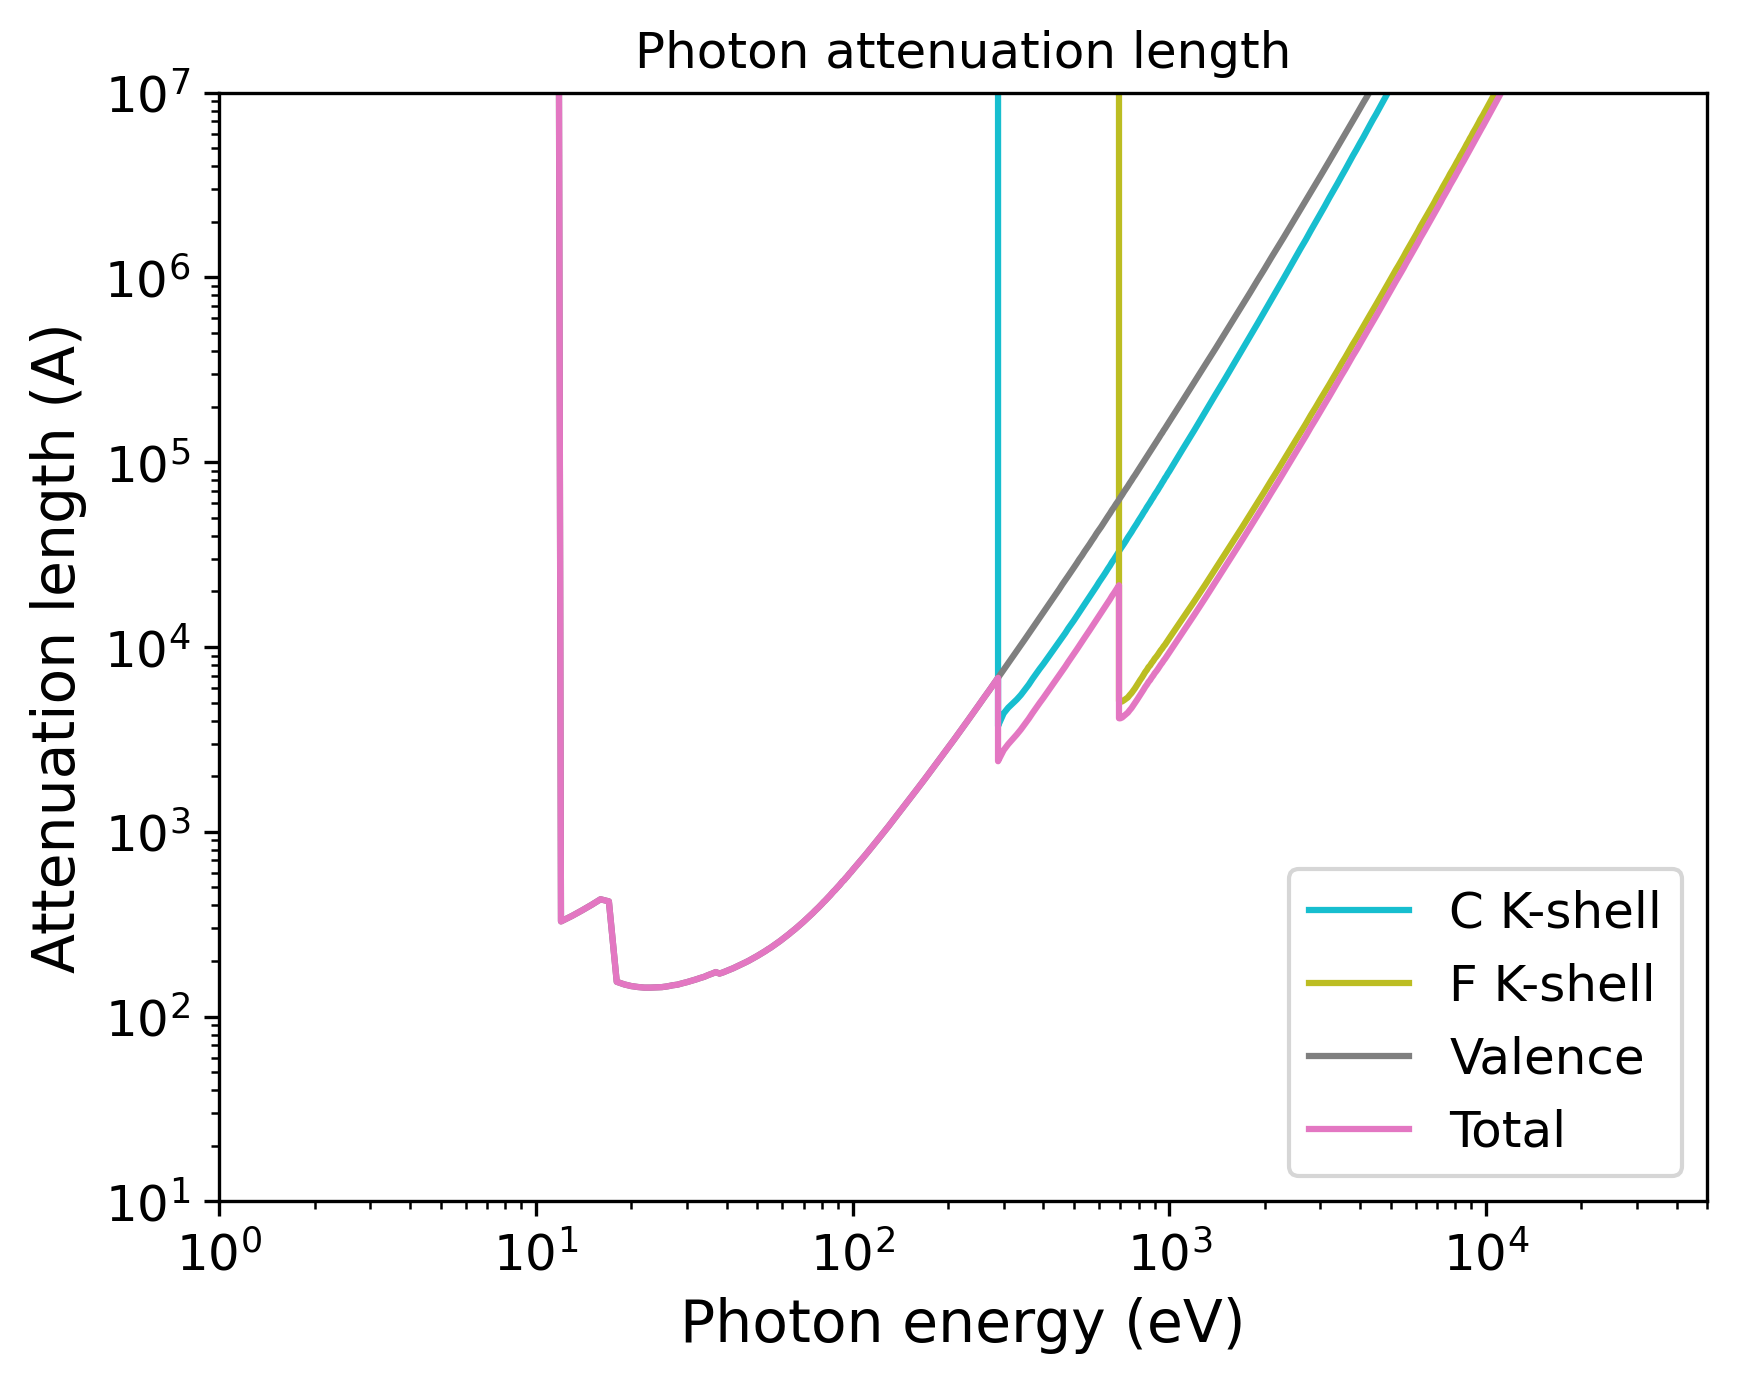

Generate this figure with Python:
import pandas as pd
import numpy as np
import matplotlib.pyplot as plt
import matplotlib.cm as cm
# Set the format:
plt.xlabel("Photon energy (eV)", fontsize=14)
plt.ylabel("Attenuation length (A)", fontsize=14)
plt.xticks(fontsize=12)
plt.yticks(fontsize=12)
plt.grid(False)
# Set the axes:
# Read the output file:
df = pd.read_csv(r"OUTPUT_PTFE_Photon_IMFP.dat", sep=r'\s+', header=None, comment="#", skipinitialspace=True)
plt.xscale("log")
plt.yscale("log")
# Prepare the plot:
columns_to_plot = [ 1, 2, 3, 4]
labels = [ "C K-shell", "F K-shell", "Valence", "Total"]
# Create N distinct colors from a colormap
N = len(columns_to_plot)
colors = plt.cm.tab10(np.linspace(1, 0, 10))
# Set line styles:
linestyles = [ "-", "-", "-", "-"]
for i, col in enumerate(columns_to_plot):
    color = colors[i % len(colors)]
    ls    = linestyles[i % len(linestyles)]
    label = labels[i % len(labels)]
    plt.plot(df.iloc[:, 0], df.iloc[:, col],
    color=color,
    label=label,
    linestyle=ls)
plt.xlim(1.00000000,50000.00000000)
plt.ylim(10.00000000,10000000.00000000)
plt.title("Photon attenuation length")
plt.legend(loc="best", fontsize=12)
# Save the plot in this format:
plt.savefig("OUTPUT_MFP_photon.png", dpi=300, bbox_inches="tight")
